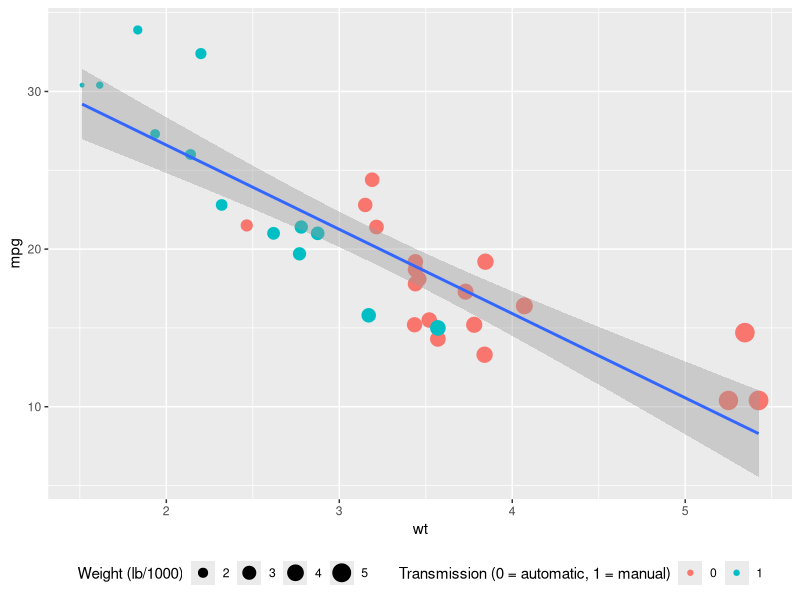

Write the R code that produced this figure.
## ---- chunk 1
head(mtcars)
## ---- chunk 2
library(Cairo)
library(ggplot2)
p <- ggplot(mtcars, aes(x=wt, y=mpg)) + 
      geom_point(aes(size=wt,
                 color=factor(am))) +
      theme(legend.position = "bottom") +
      scale_colour_hue(name = "Transmission (0 = automatic, 1 = manual)") + scale_size(name = "Weight (lb/1000)") +
  geom_smooth(method = "lm")
    print(p)
